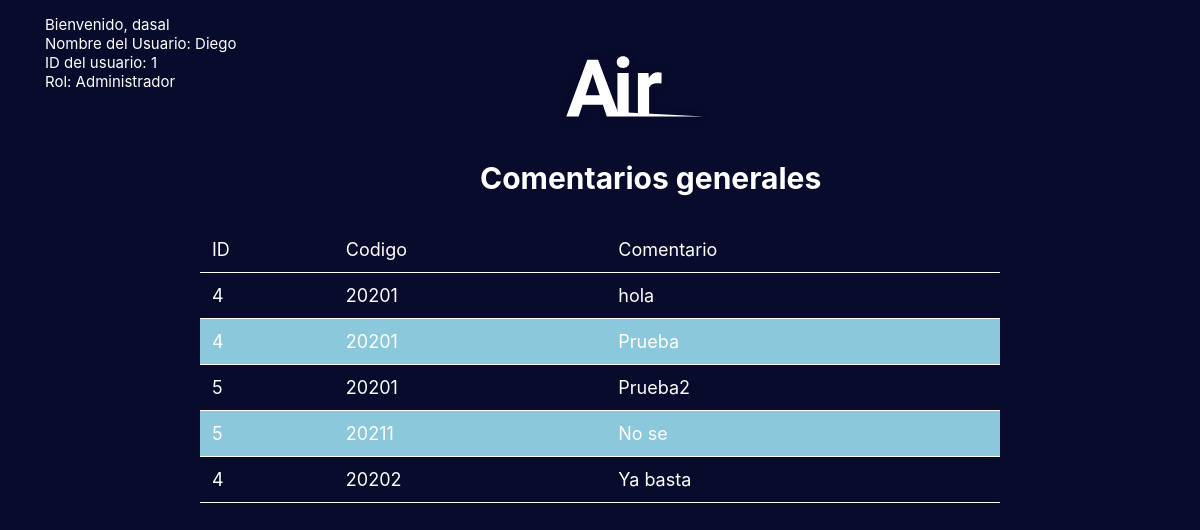
Page /ver-comentarios-vuelos (signed in) on the committed database.
### tables this page shows
CREATE TABLE comentarios (id_usuario INT NOT NULL, cod_vuelo INTEGER NOT NULL REFERENCES vuelos (codigo), comentario VARCHAR NOT NULL);

### main.py (the view)
@app.route("/ver-comentarios-vuelos", methods=["GET"])
def ver_com_vuelos():
    if "usuario" in session and session["perfil"]== 3:
        with sqlite3.connect("/home/leovassallo/SistemaVuelos/vuelos.db") as con:
            con.row_factory = sqlite3.Row
            cur = con.cursor()
            cur.execute("SELECT cod_vuelo, id_usuario, comentario FROM comentarios")
            rows = cur.fetchall()
            return render_template("ver-comentarios-vuelos.html",rows = rows)

### templates/ver-comentarios-vuelos.html (shortened to what this page needs)
<!DOCTYPE html>
<html>
<head>
</head>
<body>
    <img class="logo" src="../static/img/group-2@2x.svg">
    <h1>Comentarios generales</h1>
    <div class="info">
        Bienvenido, {% if session.usuario %} {{ session.usuario }} {% endif %}
        <div>Nombre del Usuario: {% if session.nombre %} {{ session.nombre }} {% endif %}</div>
        <div>ID del usuario: {% if session.iden %} {{ session.iden }} {% endif %}</div>
        <div>Rol: {% if session.perfil == 1 %} Piloto {% elif session.perfil == 3 %} Administrador {% elif
            session.perfil ==
            2 %} Usuario {% endif %}</div>
    </div>
    <table class="tabla">
        <thead>
            <td>ID</td>
            <td>Codigo</td>
            <td>Comentario</td>
        </thead>
        {% for row in rows %}
        <tr>
            <td>{{row["id_usuario"]}}</td>
            <td>{{row["cod_vuelo"]}}</td>
            <td>{{row["comentario"]}}</td>
        </tr>
        {% endfor %}
    </table>
</body>
</html>

### templates/ver-comentarios-vuelos.html (style rules this page uses)
body { font-family: -apple-system, BlinkMacSystemFont, 'Segoe UI', Roboto, Oxygen, Ubuntu, Cantarell, 'Open Sans', 'Helvetica Neue', sans-serif; background-color: #090b2d; border-radius: 3px; color: #fff; width: 800px; margin: 0 auto; font-size: 18px; }
.logo { width: 150px; position: relative; left: 45%; top: 50px; }
.tabla { position: relative; top: 150px; border-collapse: collapse; width: 100%; }
th, td { padding: 12px; }
td { border-bottom: solid 1px #fff; }
tbody tr:nth-child(even) { background-color: rgb(140, 200, 220); }
h1 { top: 140px; font-size: 30px; left: 40%; position: absolute; }
.info { font-size: 15px; left: 45px; position: absolute; top: 15px; }

### rows in the picture
comentarios: id_usuario "4", cod_vuelo "20201", comentario "hola"
comentarios: id_usuario "4", cod_vuelo "20201", comentario "Prueba"
comentarios: id_usuario "5", cod_vuelo "20201", comentario "Prueba2"
comentarios: id_usuario "5", cod_vuelo "20211", comentario "No se"
comentarios: id_usuario "4", cod_vuelo "20202", comentario "Ya basta"

### other values in the picture
{{ session.usuario }} "dasal"
{{ session.nombre }} "Diego"
{{ session.iden }} "1"
